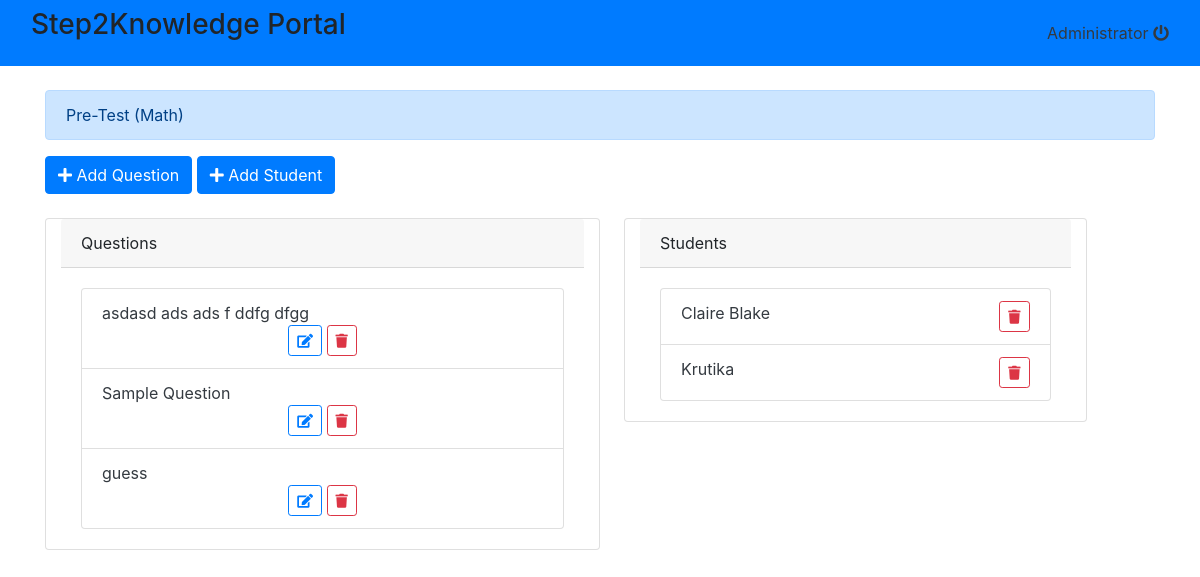
Page /quiz_view.php?id=2 (signed in) on the committed database.
### tables this page shows
CREATE TABLE `quiz_list` (
  `id` int(30) NOT NULL,
  `title` varchar(200) NOT NULL,
  `qpoints` int(11) NOT NULL DEFAULT 1,
  `start_time` datetime(1) NOT NULL,
  `end_time` datetime(1) NOT NULL,
  `user_id` int(20) NOT NULL,
  `date_updated` datetime NOT NULL DEFAULT current_timestamp() ON UPDATE current_timestamp()
);

CREATE TABLE `questions` (
  `id` int(30) NOT NULL,
  `question` text NOT NULL,
  `question_img` varchar(55) NOT NULL,
  `qid` int(30) NOT NULL,
  `order_by` int(11) NOT NULL,
  `date_updated` datetime NOT NULL DEFAULT current_timestamp() ON UPDATE current_timestamp()
);

CREATE TABLE `users` (
  `id` int(30) NOT NULL,
  `name` varchar(150) NOT NULL,
  `class` varchar(3) NOT NULL,
  `school` varchar(55) NOT NULL,
  `address` varchar(55) NOT NULL,
  `user_type` tinyint(1) NOT NULL DEFAULT 1 COMMENT '1 = admin, 2= faculty , 3 = student',
  `email` varchar(55) NOT NULL,
  `password` varchar(25) NOT NULL,
  `mobile` varchar(15) NOT NULL,
  `status` tinyint(1) NOT NULL DEFAULT 1 COMMENT ' 0 = incative , 1 = active',
  `date_updated` datetime NOT NULL DEFAULT current_timestamp() ON UPDATE current_timestamp()
);

### quiz_view.php (the view, shortened to what this page needs)
<!DOCTYPE html>
<html lang="en">
<head>
	</head>
	<?php include('header.php') ?>
	<?php include('db_connect.php') ?>
	<?php
	$qry = $conn->query("SELECT * FROM quiz_list where id = ".$_GET['id'])->fetch_array();
	?>
</head>
<body>
	<?php include('nav_bar.php') ?>
	<div class="container m-4 mx-auto">
		<div class="col-md-12 alert alert-primary"><?php echo $qry['title'] ?></div>
		<button class="btn btn-primary bt-sm" id="new_question"><i class="fa fa-plus"></i>	Add Question</button>
		<button class="btn btn-primary bt-sm" id="new_student"><i class="fa fa-plus"></i>	Add Student</button>
		<br>
		<br>
		<div class="card col-md-6 mr-4" style="float:left">
			<div class="card-header">
				Questions
			</div>
			<div class="card-body">
				<ul class="list-group">
				<?php
					$qry = $conn->query("SELECT * FROM questions where qid = ".$_GET['id']." order by order_by asc");
					while($row=$qry->fetch_array()){
						?>
						<li class="list-group-item text-dark"><?php echo $row['question'] ?><br>
							<center>
								<button class="btn btn-sm btn-outline-primary edit_question" data-id="<?php echo $row['id']?>" type="button"><i class="fa fa-edit"></i></button>
								<button class="btn btn-sm btn-outline-danger remove_question" data-id="<?php echo $row['id']?>" type="button"><i class="fa fa-trash"></i></button>
							</center>
						</li>
				<?php
					}
				?>
				</ul>
		</div>
	</div>
	<div class="card col-md-5" style="float:left">
			<div class="card-header">
				Students
			</div>
			<div class="card-body">
				<ul class="list-group">
				<?php
					$qry = $conn->query("SELECT u.*,q.id as qid FROM users u left join quiz_student_list q on u.id = q.user_id where q.quiz_id = ".$_GET['id']." order by u.name asc");
					while($row=$qry->fetch_array()){
						?>
						<li class="list-group-item text-dark"><?php echo ucwords($row['name']) ?>
								<button class="btn btn-sm btn-outline-danger remove_student pull-right" data-id="<?php echo $row['id']?>" data-qid='<?php echo $row['qid'] ?>' type="button"><i class="fa fa-trash"></i></button>
						</li>
				<?php
					}
				?>
				</ul>
		</div>
	</div>
</body>
</html>

### assets/css/style.css (style rules this page uses)
.pull-right { float: right; }

### assets/css/admin.css (style rules this page uses)
.list-group-item { color: rgb(221, 221, 221); }

### rows in the picture
quiz_list: title "Pre-Test (Math)"
questions: question "asdasd ads ads f ddfg dfgg"
questions: question "Sample Question"
questions: question "guess"
users: name "Claire Blake"
users: name "Krutika"

### other values in the picture
$name "Administrator"
